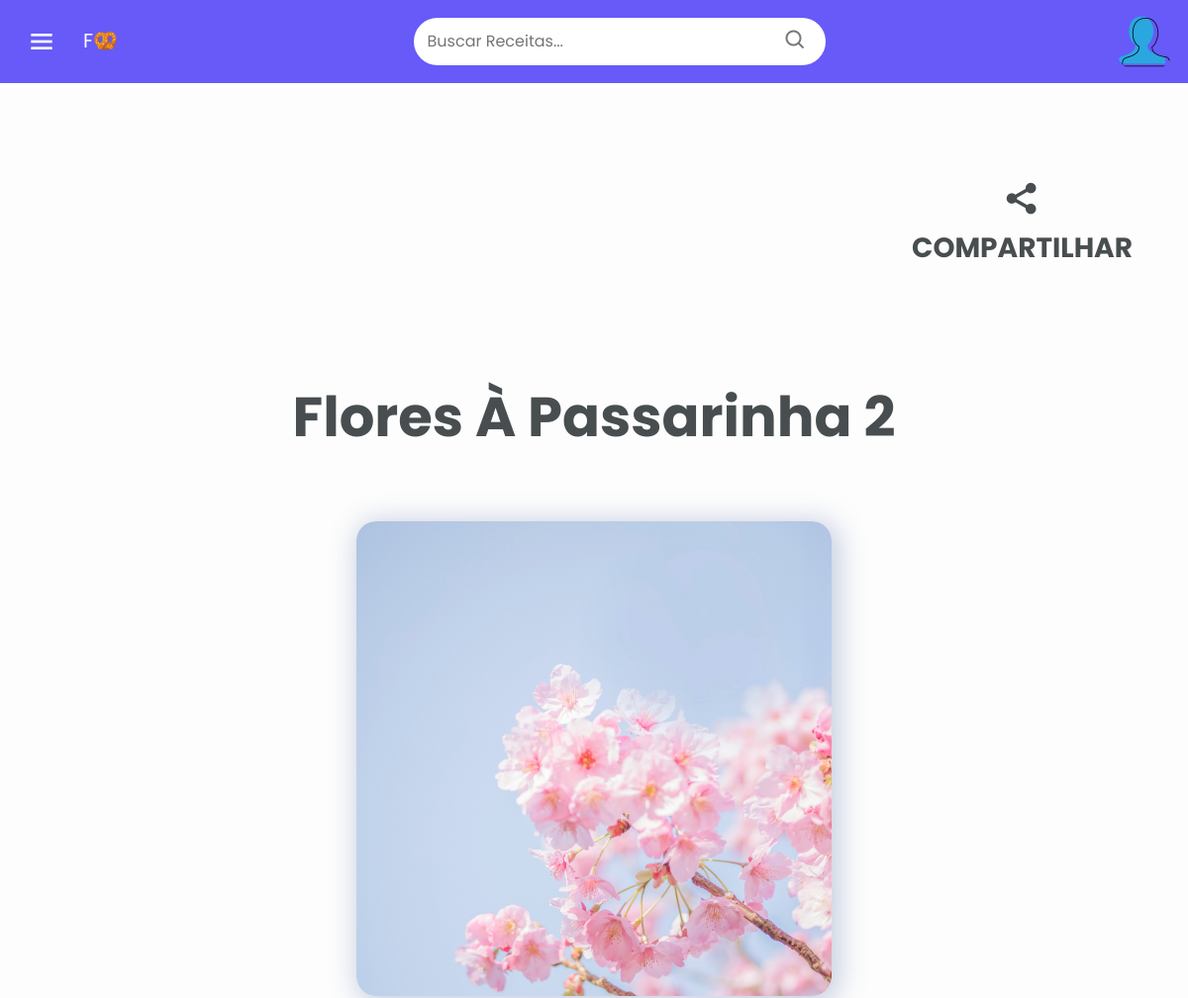
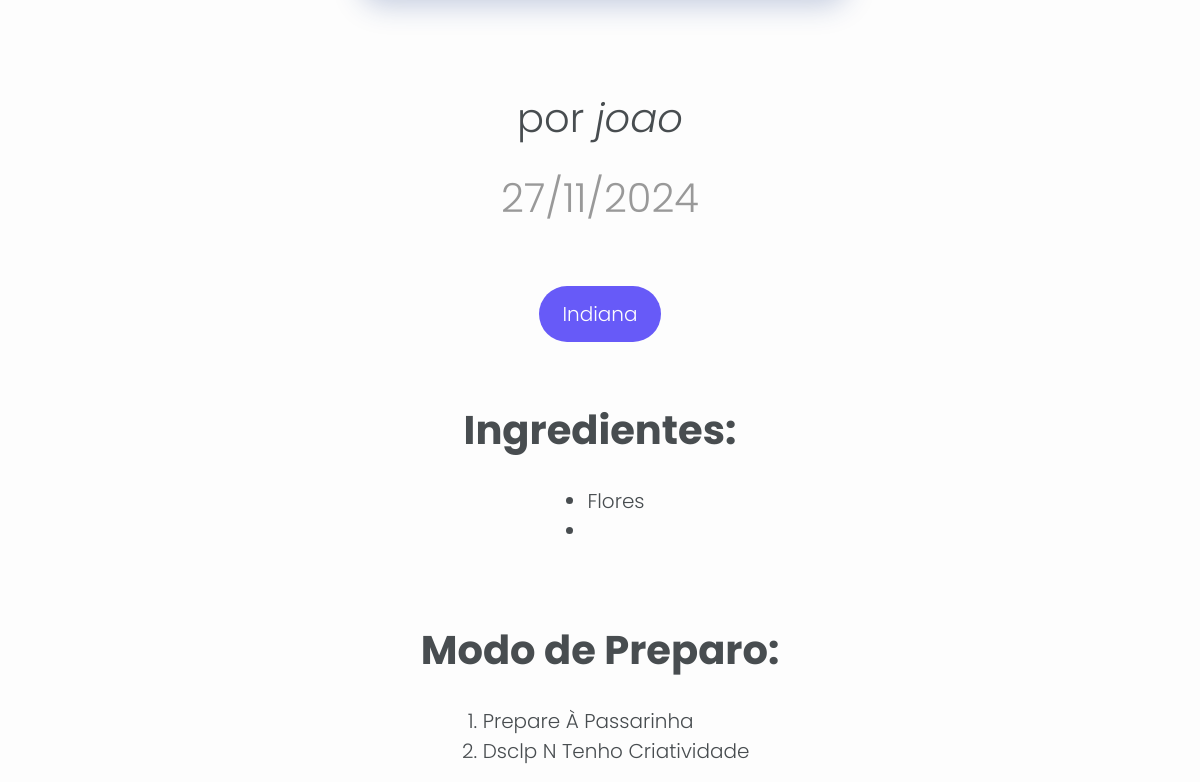
The app's page /recipes/view/42 with its own data (2 pictures, top to bottom).
### recipebook/models.py (models this page shows, shortened)
class Recipe(db.Model):
    __tablename__ = 'recipe'
    id = db.Column(db.Integer, primary_key=True, autoincrement=True)
    user_id = db.Column(db.Integer, db.ForeignKey('user.id', ondelete="CASCADE"), nullable=False)
    title = db.Column(db.String(255), nullable=False)
    ingredients = db.Column(db.Text, nullable=False)
    steps = db.Column(db.Text, nullable=False)
    category_id = db.Column(db.Integer, db.ForeignKey('category.id', ondelete="CASCADE"), nullable=True)
    date_created = db.Column(db.DateTime(timezone=True), default=func.now())
    image_path = db.Column(db.String(255), nullable=True)

class User(db.Model, UserMixin):
    __tablename__ = 'user'
    id = db.Column(db.Integer, primary_key=True, autoincrement=True)
    name = db.Column(db.String(50), nullable=False)
    email = db.Column(db.String(50), nullable=False, unique=True)
    password = db.Column(db.String(255), nullable=False)
    profile_picture = db.Column(db.String(255), nullable=True)
    recipes = db.relationship('Recipe', backref='user', lazy=True, passive_deletes=True)
    liked_recipes = db.relationship('Recipe', secondary=likes, backref='liked_by')

class Category(db.Model):
    __tablename__ = 'category'
    id = db.Column(db.Integer, primary_key=True, autoincrement=True)
    name = db.Column(db.String(100), nullable=False)

### recipebook/recipes.py (the view)
@bp.route('/view/<int:recipe_id>', methods=['GET'])
def view(recipe_id):
    recipe = get_recipe_by_id(recipe_id)
    print(recipe.image_path)
    if recipe == None:
        return abort(404)
    return render_template('comida.html', recipe=recipe)

### recipebook/recipes.py (called while the page is built)
def get_recipe_by_id(recipe_id):
    query = (
        db.session.query(
            Recipe.id,
            Recipe.user_id,
            Recipe.title,
            Recipe.ingredients,
            Recipe.steps,
            Recipe.date_created,
            Recipe.image_path,
            Category.name.label("category_name"),
            User.name.label("author")
        )
        .filter_by(id=recipe_id)
        .join(User, User.id == Recipe.user_id)
        .join(Category, Recipe.category_id == Category.id)
    )
    recipe = query.first()
    return recipe

### recipebook/templates/comida.html (shortened to what this page needs)
<!doctype html>
<html lang="pt-br">
  <head>
    <link rel="stylesheet" href="{{ url_for('static', filename='bootstrap/css/bootstrap.min.css') }}">
    <link rel="stylesheet" href="{{ url_for('static', filename='css/navbar.css') }}">
    <link rel="stylesheet" href="{{ url_for('static', filename='css/comida.css') }}">
    <link href='https://unpkg.com/boxicons@2.1.4/css/boxicons.min.css' rel='stylesheet'>
  </head>
  <body>
    {% include "search_component.html" %}
    <div id="Position" class="d-flex justify-content-end">
      <div onclick="compartilhar()" id="BtnCompartilhar" class="d-flex align-items-center justify-content-end icons">
        <i id="Share" class='bx bxs-share-alt h4'></i>
        <span id="TextShare" class="text-uppercase fw-bold">Compartilhar</span>
      </div>
    </div>
    <h1 id="Header" class="display-4 text-center fw-bold text-capitalize">{{ recipe.title }}</h1>
    <div class="posicaoImagem">
      {% if recipe.image_path %}
        <img id="ImagemComida" src="{{ url_for('static', filename='uploads/' + recipe.image_path) }}" alt="Imagem da Comida">
      {% endif %}
    </div>
    <p id="Autor" class="display-6 text-center">por <i>{{ recipe.author }}</i></p>
    <p id="Data" class="lead display-6 text-center">{{ recipe.date_created.day }}/{{ recipe.date_created.month }}/{{ recipe.date_created.year }}</p>
    <div id="FundoCat">
      <p id="Categoria" class="lead pt-3 pb-3 h1 text-center">{{ recipe.category_name }}</p>
    </div>
    <h1 id="Ingredientes" class="text-center fw-bold">Ingredientes:</h1>
    <div id="Socorro">
      <ul>
        {% for i in recipe.ingredients.split('\n') %}
        <li class="lead text-capitalize">
          {{ i }}
        </li>
        {% endfor %}
      </ul>
    </div>
    <h1 id="ModoPreparo" class="text-center fw-bold">Modo de Preparo:</h1>
    <div id="Socorro">
      <ol>
        {% for i in recipe.steps.split('\n') %}
        <li class="lead text-capitalize">
          {{ i }}
        </li>
        {% endfor %}
      </ol>
    </div>
  </body>
</html>

### recipebook/static/css/navbar.css (style rules this page uses)
body { margin: 0; padding: 0; background-color: #FDFDFD; font-family: "Poppins", sans-serif; color: #484D50; }
#Header { padding-top: 6rem; padding-bottom: 4rem; }

### recipebook/static/css/comida.css (style rules this page uses)
#ImagemComida { border: none; width: 30rem; height: 30rem; border-radius: 20px; box-shadow: 4px 4px 28px 4px rgba(33, 63, 141, 0.25); margin-bottom: 6rem; object-fit: cover; background-position: center; }
#Autor, #Categoria, #Ingredientes, #ModoPreparo { margin-bottom: 2rem; }
#Socorro { display: flex; justify-content: center; width: 60%; margin: auto; }
#Ingredientes, #ModoPreparo { margin-top: 4rem; }
#Data { color: #999999; margin-bottom: 4rem; }
#Share { font-size: 42px; }
#TextShare { font-size: 28px; }
#Position { margin-top: 10rem; margin-right: 3%; }
#BtnCompartilhar { cursor: pointer; flex-direction: column; }
.posicaoImagem { display: flex; justify-content: center; }
.icons { padding: 20px; width: fit-content; border-radius: 10px; transition: all 0.2s linear; }
#Categoria { background-color: #675af8; border-radius: 40px; width: fit-content; color: #fdfdfd; padding: 1.5rem; margin: auto; }

### records on screen
Recipe: title "Flores À Passarinha 2", image_path (picture), ingredients "Flores"
User: author "joao"
Category: category_name "Indiana"

### other values on screen
{{ recipe.date_created.day }} "27"
{{ recipe.date_created.month }} "11"
{{ recipe.date_created.year }} "2024"
{{ i }} "Prepare À Passarinha" "Dsclp N Tenho Criatividade"
